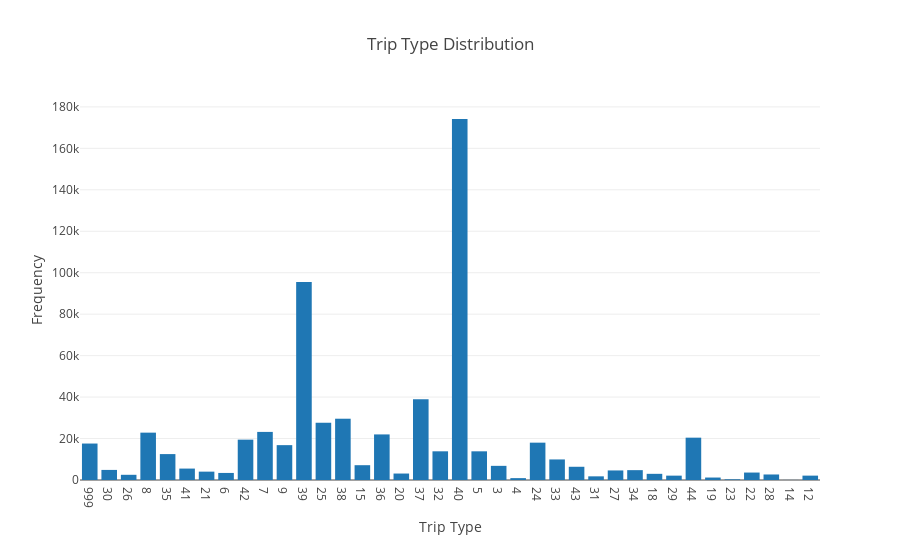

The notebook cell saved with this chart:
### Markdown cell above
#### Distribution of classes before removing visits with missing values in Upc number, Fine Line Number and Department Description.

### Code cell
plot_distribution(data['TripType'],"Trip Type Distribution","Trip Type","Frequency")

### Figure 1 — Plotly figure (JSON) as saved in the notebook; plotly's stock layout.template omitted (floating-point values rounded to 4 significant figures)
{"data": [{"type": "bar", "x": ["999", "30", "26", "8", "35", "41", "21", "6", "42", "7", "9", "39", "25", "38", "15", "36", "20", "37", "32", "40", "5", "3", "4", "24", "33", "43", "31", "27", "34", "18", "29", "44", "19", "23", "22", "28", "14", "12"], "y": [17590, 4861, 2507, 22844, 12501, 5508, 4032, 3405, 19468, 23199, 16820, 95504, 27609, 29565, 7147, 21990, 3116, 38954, 13843, 174164, 13836, 6827, 901, 18015, 9918, 6383, 1765, 4613, 4751, 2977, 2105, 20424, 1188, 325, 3592, 2664, 35, 2108]}], "layout": {"title": "Trip Type Distribution", "xaxis": {"title": "Trip Type", "type": "category"}, "yaxis": {"title": "Frequency"}}}
